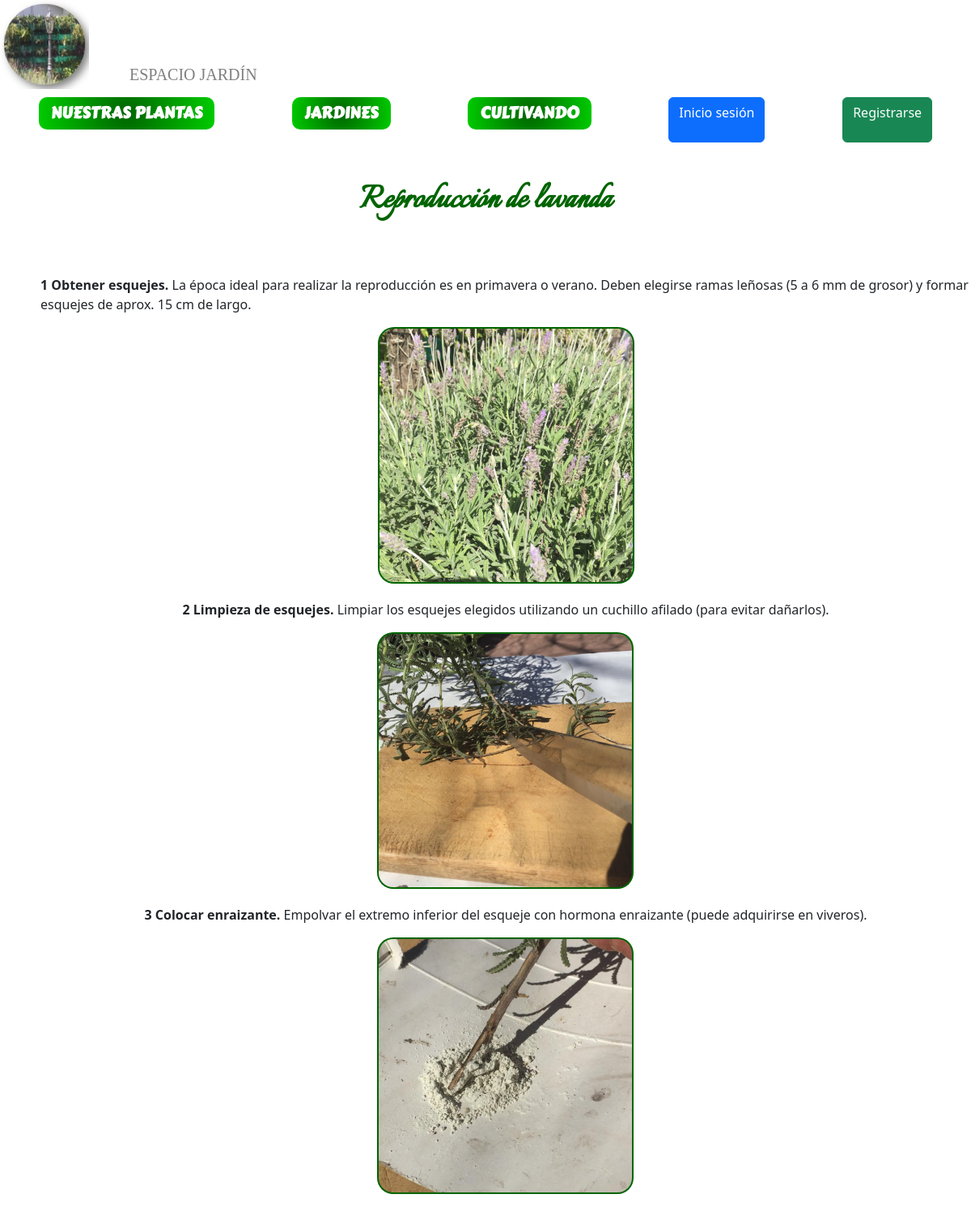
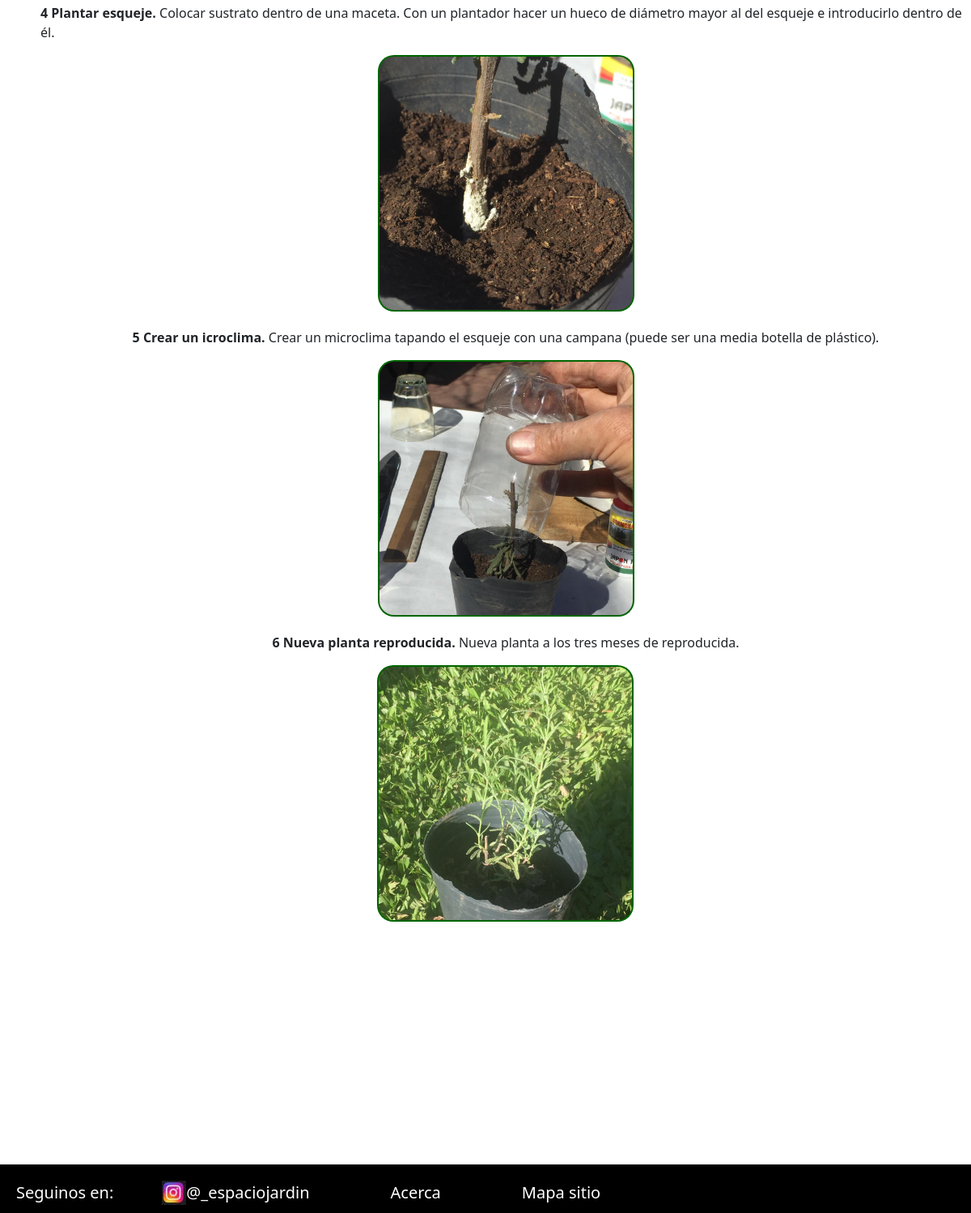
The app's page /lavanda/ with its own data (2 pictures, top to bottom).
### catalogos/models.py (models this page shows, shortened)
class Reproduccion (models.Model):
    nombre = models.CharField(max_length=50)
    paso_numero = models.IntegerField()
    paso_nombre = models.CharField(max_length=50)
    paso_descripcion = models.CharField(max_length=1000)
    paso_image = models.CharField(max_length=50)
    class Meta:
        verbose_name = 'Reproducción'
        verbose_name_plural = 'Reproducción'
        ordering = ["nombre","paso_numero"]

### catalogos/views.py (the view)
# urls.py: path('lavanda/',lavanda,name="lavanda"),
def lavanda(request):
    reprLavanda = Reproduccion.objects.filter(nombre__icontains="lavanda")
    contexto = {"reprLavanda": reprLavanda}
    return render(request,"catalogos/reprLavanda.html",contexto)

### catalogos/templates/catalogos/reprLavanda.html
{% extends "catalogos/index.html" %}
    {% load static %}
    {% block contenido %}
        <div class="contenedorTituloPagina">
            <h2 class="tituloPagina__NoIndex">Reproducción de lavanda</h2>
        </div>
        <section class="contenedorFotoPlantas">
            {% for c in reprLavanda %}
                <article class="contenedorFotoPlantas_Art">
                    <p><b>{{ c.paso_numero }} {{c.paso_nombre}}.</b> {{c.paso_descripcion}}</p>
                    <img class="fotoCultivando" src="{% static 'assets/' %}{{c.paso_image}}" alt="{{ c.paso_nombre }}" />
                </article>
            {% endfor %}
        </section>
    {% endblock contenido %}

### catalogos/static/css/styles.css (style rules this page uses)
.contenedorFotoPlantas { display: flex; flex-direction: row; justify-content: space-evenly; align-items: center; flex-wrap: wrap; margin-left: 50px; }
.contenedorFotoPlantas p { margin-top: 0px; }
.contenedorFotoPlantas_Art { display: flex; flex-direction: column; justify-content: center; align-items: center; }
.contenedorFotoPlantas_Art p { margin-top: 20px; }
.contenedorTituloPagina { display: flex; justify-content: center; margin-top: 0px; }
.fotoCultivando, .fotoJardines__Ubicacion { width: 317px; height: 317px; background-color: #006400; border: 1px; border-radius: 20px; margin-top: 0px; margin-bottom: 0px; text-align: center; padding: 2px; color: white; }
.tituloPagina__NoIndex { font-size: 48px; font-family: "Italianno-Regular"; font-weight: bold; color: darkgreen; margin-top: 0px; margin-bottom: 0px; }

### records on screen
Reproduccion: paso_numero "1", paso_nombre "Obtener esquejes", paso_descripcion "La época ideal para realizar la reproducción es en primavera o verano. Deben elegirse ramas leñosas (5 a 6 mm de grosor) y formar esquejes de aprox. 15 cm de largo.", paso_image (picture)
Reproduccion: paso_numero "2", paso_nombre "Limpieza de esquejes", paso_descripcion "Limpiar los esquejes elegidos utilizando un cuchillo afilado (para evitar dañarlos).", paso_image (picture)
Reproduccion: paso_numero "3", paso_nombre "Colocar enraizante", paso_descripcion "Empolvar el extremo inferior del esqueje con hormona enraizante (puede adquirirse en viveros).", paso_image (picture)
Reproduccion: paso_numero "4", paso_nombre "Plantar esqueje", paso_descripcion "Colocar sustrato dentro de una maceta. Con un plantador hacer un hueco de diámetro mayor al del esqueje e introducirlo dentro de él.", paso_image (picture)
Reproduccion: paso_numero "5", paso_nombre "Crear un icroclima", paso_descripcion "Crear un microclima tapando el esqueje con una campana (puede ser una media botella de plástico).", paso_image (picture)
Reproduccion: paso_numero "6", paso_nombre "Nueva planta reproducida", paso_descripcion "Nueva planta a los tres meses de reproducida.", paso_image (picture)
